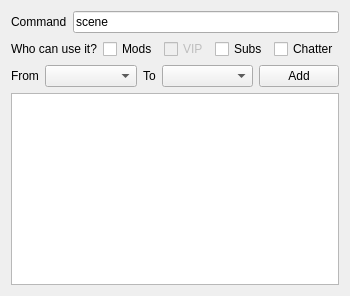
<?xml version="1.0" encoding="UTF-8"?>
<ui version="4.0">
 <class>SceneChangerConfig</class>
 <widget class="QWidget" name="SceneChangerConfig">
  <property name="windowTitle">
   <string>Form</string>
  </property>
  <layout class="QVBoxLayout" name="vertical_layout">
   <item>
    <layout class="QHBoxLayout" name="command_input_layout">
     <item>
      <widget class="QLabel" name="command_label">
       <property name="text">
        <string>Command</string>
       </property>
      </widget>
     </item>
     <item>
      <widget class="QLineEdit" name="command_line_edit">
       <property name="text">
        <string>scene</string>
       </property>
      </widget>
     </item>
    </layout>
   </item>
   <item>
    <layout class="QHBoxLayout" name="enabled_users_input_layout">
     <item>
      <widget class="QLabel" name="who_can_use_label">
       <property name="text">
        <string>Who can use it?</string>
       </property>
      </widget>
     </item>
     <item>
      <widget class="QCheckBox" name="mod_check_box">
       <property name="text">
        <string>Mods</string>
       </property>
      </widget>
     </item>
     <item>
      <widget class="QCheckBox" name="vip_check_box">
       <property name="enabled">
        <bool>false</bool>
       </property>
       <property name="text">
        <string>VIP</string>
       </property>
      </widget>
     </item>
     <item>
      <widget class="QCheckBox" name="sub_check_box">
       <property name="text">
        <string>Subs</string>
       </property>
      </widget>
     </item>
     <item>
      <widget class="QCheckBox" name="chatter_check_box">
       <property name="text">
        <string>Chatter</string>
       </property>
      </widget>
     </item>
    </layout>
   </item>
   <item>
    <layout class="QHBoxLayout" name="scene_change_input_layout">
     <item>
      <widget class="QLabel" name="from_label">
       <property name="text">
        <string>From</string>
       </property>
      </widget>
     </item>
     <item>
      <widget class="QComboBox" name="from_combo_box">
       <property name="sizePolicy">
        <sizepolicy hsizetype="Expanding" vsizetype="Fixed">
         <horstretch>0</horstretch>
         <verstretch>0</verstretch>
        </sizepolicy>
       </property>
      </widget>
     </item>
     <item>
      <widget class="QLabel" name="to_label">
       <property name="text">
        <string>To</string>
       </property>
      </widget>
     </item>
     <item>
      <widget class="QComboBox" name="to_combo_box">
       <property name="sizePolicy">
        <sizepolicy hsizetype="Expanding" vsizetype="Fixed">
         <horstretch>0</horstretch>
         <verstretch>0</verstretch>
        </sizepolicy>
       </property>
      </widget>
     </item>
     <item>
      <widget class="QPushButton" name="add_button">
       <property name="text">
        <string>Add</string>
       </property>
      </widget>
     </item>
    </layout>
   </item>
   <item>
    <widget class="QListWidget" name="scene_changes_widget">
     <property name="contextMenuPolicy">
      <enum>Qt::CustomContextMenu</enum>
     </property>
    </widget>
   </item>
  </layout>
 </widget>
 <resources/>
 <connections/>
</ui>
